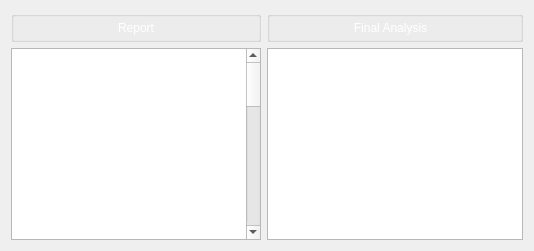
         <widget class="QWidget" name="tabAnalysis">
          <attribute name="title">
           <string>Report</string>
          </attribute>
          <layout class="QGridLayout" name="gridLayout">
           <item row="0" column="0">
            <widget class="QGroupBox" name="gboxBrain_12">
             <property name="title">
              <string/>
             </property>
             <layout class="QHBoxLayout" name="horizontalLayout_4">
              <property name="topMargin">
               <number>0</number>
              </property>
              <property name="bottomMargin">
               <number>0</number>
              </property>
              <item>
               <widget class="QLabel" name="lblReport">
                <property name="text">
                 <string>&lt;html&gt;&lt;head/&gt;&lt;body&gt;&lt;p align=&quot;center&quot;&gt;&lt;span style=&quot; color:#ffffff;&quot;&gt;Report&lt;/span&gt;&lt;/p&gt;&lt;/body&gt;&lt;/html&gt;</string>
                </property>
               </widget>
              </item>
             </layout>
            </widget>
           </item>
           <item row="0" column="1">
            <widget class="QGroupBox" name="gboxBrain_11">
             <property name="title">
              <string/>
             </property>
             <layout class="QHBoxLayout" name="horizontalLayout_5">
              <property name="leftMargin">
               <number>0</number>
              </property>
              <property name="topMargin">
               <number>0</number>
              </property>
              <property name="bottomMargin">
               <number>0</number>
              </property>
              <item>
               <widget class="QLabel" name="lblAnalysis">
                <property name="text">
                 <string>&lt;html&gt;&lt;head/&gt;&lt;body&gt;&lt;p align=&quot;center&quot;&gt;&lt;span style=&quot; color:#ffffff;&quot;&gt;Final Analysis&lt;/span&gt;&lt;/p&gt;&lt;/body&gt;&lt;/html&gt;</string>
                </property>
               </widget>
              </item>
             </layout>
            </widget>
           </item>
           <item row="1" column="0">
            <widget class="QTextBrowser" name="txtReport">
             <property name="maximumSize">
              <size>
               <width>250</width>
               <height>16777215</height>
              </size>
             </property>
             <property name="html">
              <string>&lt;!DOCTYPE HTML PUBLIC &quot;-//W3C//DTD HTML 4.0//EN&quot; &quot;http://www.w3.org/TR/REC-html40/strict.dtd&quot;&gt;
&lt;html&gt;&lt;head&gt;&lt;meta name=&quot;qrichtext&quot; content=&quot;1&quot; /&gt;&lt;style type=&quot;text/css&quot;&gt;
p, li { white-space: pre-wrap; }
&lt;/style&gt;&lt;/head&gt;&lt;body style=&quot; font-family:'Ubuntu'; font-size:11pt; font-weight:400; font-style:normal;&quot;&gt;
&lt;p style=&quot; margin-top:0px; margin-bottom:0px; margin-left:0px; margin-right:0px; -qt-block-indent:0; text-indent:0px;&quot;&gt;&lt;span style=&quot; font-family:'MS Shell Dlg 2'; font-size:9pt; color:#ffffff;&quot;&gt;Lorem ipsum dolor sit amet, consectetur adipiscing elit. Nulla ultrices interdum dignissim. Cras finibus, libero sed auctor finibus, justo nisl pellentesque augue, vel aliquet purus quam sit amet augue. Mauris porttitor condimentum tristique. Nullam vulputate sollicitudin massa, nec placerat felis commodo auctor. Quisque fringilla efficitur metus at pellentesque. Donec mollis odio neque, ut lacinia ante accumsan at. Duis sollicitudin lorem eu tellus euismod, et aliquet neque dictum. Sed quis lacus ante. Ut euismod bibendum odio, et consequat magna. Vestibulum accumsan, lacus quis tempus posuere, leo risus fermentum ipsum, eu imperdiet leo odio sit amet erat. Ut ut feugiat dui.&lt;/span&gt;&lt;/p&gt;
&lt;p style=&quot;-qt-paragraph-type:empty; margin-top:0px; margin-bottom:0px; margin-left:0px; margin-right:0px; -qt-block-indent:0; text-indent:0px; font-family:'MS Shell Dlg 2'; font-size:9pt; color:#ffffff;&quot;&gt;&lt;br /&gt;&lt;/p&gt;
&lt;p style=&quot; margin-top:0px; margin-bottom:0px; margin-left:0px; margin-right:0px; -qt-block-indent:0; text-indent:0px;&quot;&gt;&lt;span style=&quot; font-family:'MS Shell Dlg 2'; font-size:9pt; color:#ffffff;&quot;&gt;Interdum et malesuada fames ac ante ipsum primis in faucibus. Quisque vel nisi at erat finibus lacinia. Curabitur vitae dapibus orci. Nullam malesuada finibus ultricies. Donec tristique eleifend venenatis. Ut ut enim dui. Donec hendrerit convallis diam, viverra pretium sem accumsan non. Donec porttitor augue ac arcu pretium scelerisque. Curabitur lacus purus, tempor sit amet tincidunt vitae, egestas ac dolor. Suspendisse rutrum venenatis justo sit amet egestas. Nam sed lectus sed lectus aliquam egestas ac eu purus. Sed ultricies ac lorem nec fermentum.&lt;/span&gt;&lt;/p&gt;
&lt;p style=&quot;-qt-paragraph-type:empty; margin-top:0px; margin-bottom:0px; margin-left:0px; margin-right:0px; -qt-block-indent:0; text-indent:0px; font-family:'MS Shell Dlg 2'; font-size:9pt; color:#ffffff;&quot;&gt;&lt;br /&gt;&lt;/p&gt;
&lt;p style=&quot; margin-top:0px; margin-bottom:0px; margin-left:0px; margin-right:0px; -qt-block-indent:0; text-indent:0px;&quot;&gt;&lt;span style=&quot; font-family:'MS Shell Dlg 2'; font-size:9pt; color:#ffffff;&quot;&gt;Nulla dapibus massa in est ullamcorper, eu mollis augue rutrum. Curabitur vulputate scelerisque lacus, ut faucibus lectus consequat sit amet. Phasellus blandit lacus elit, sit amet commodo massa varius in. Suspendisse mattis fringilla pellentesque. Maecenas tincidunt eu urna elementum elementum. Vivamus ac eros non massa condimentum consequat. Nullam commodo molestie condimentum. Nunc ut lacus vel felis faucibus commodo. Nulla facilisi. Phasellus orci neque, tempor sed varius non, consectetur eget lectus. Duis molestie maximus fringilla.&lt;/span&gt;&lt;/p&gt;&lt;/body&gt;&lt;/html&gt;</string>
             </property>
            </widget>
           </item>
           <item row="1" column="1">
            <widget class="PhotoViewer" name="viewReport"/>
           </item>
          </layout>
         </widget>
